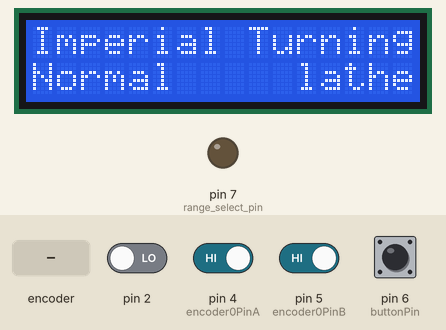
A sketch run on a simulated Arduino Uno, built with avr-gcc and run on an emulated ATmega328P. On the bench: 16×2 character LCD, output pins drawn as LEDs (lit = HIGH). Inputs (shaded band) come from the test bench; at power-on: pin 4 (encoder0PinA), pin 5 (encoder0PinB), pin 6 (buttonPin) HIGH, pin 2 LOW.

Above: at 1.2 s.
1.3 s: pin 6 (buttonPin) pulled LOW for 0.15 s
At 2.6 s:
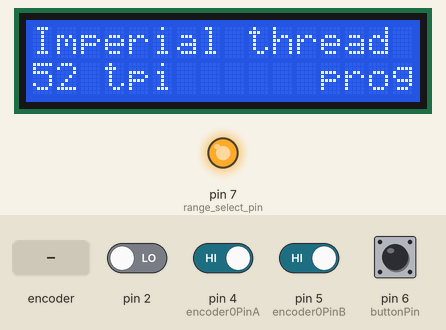
2.9 s: rotary encoder on pin 4 (encoder0PinA) / pin 5 (encoder0PinB) turned 3 steps (first pin leading)
At 4.1 s:
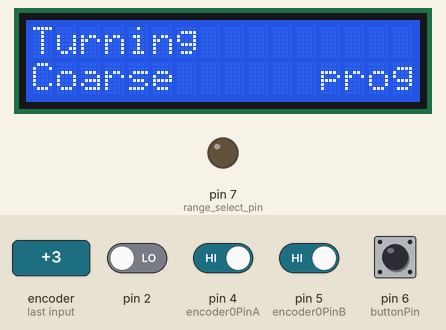
5.0 s: pin 6 (buttonPin) pulled LOW for 1 s
At 7.2 s:
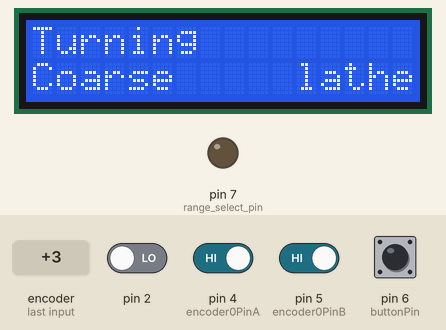
7.5 s: pin 6 (buttonPin) pulled LOW for 3.2 s
At 11.9 s:
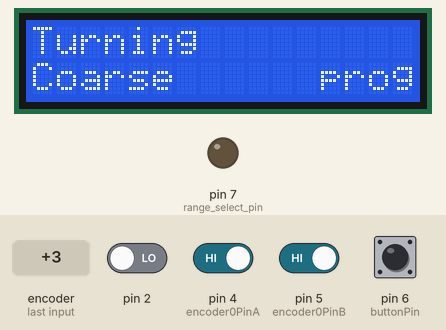
12.2 s: rotary encoder on pin 4 (encoder0PinA) / pin 5 (encoder0PinB) turned 1 step (first pin leading)
At 13.3 s:
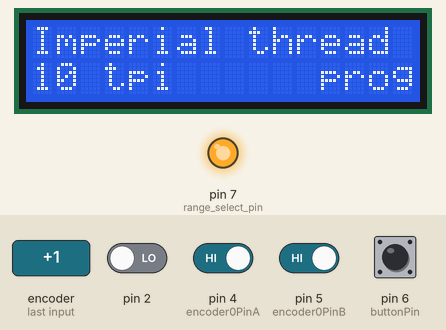
13.9 s: pin 6 (buttonPin) pulled LOW for 0.15 s
At 15.2 s:
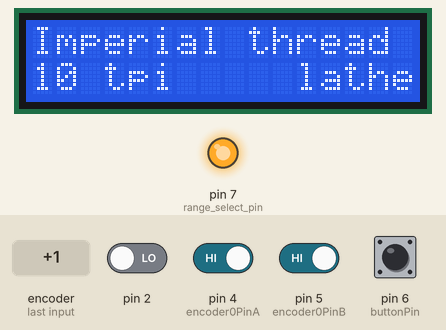
Timing chart, 0 to 16.5 s (numbered marks = the images above; inputs shaded):
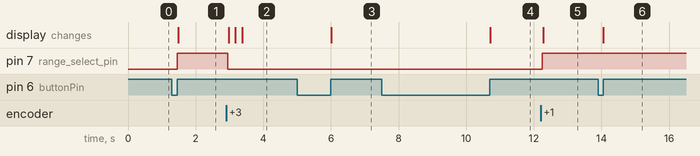

Measured:
- after the input at 1.3 s, pin 7 (range_select_pin): LOW → HIGH after 0.16 s; the display: changes after 0.18 s (image 1)
- after the input at 2.9 s, pin 7 (range_select_pin): HIGH → LOW after 0.05 s; the display: first changes after 0.08 s (image 2 shows a later state)
- after the input at 5.0 s, the display: changes after 1.0 s (image 3)
- after the input at 7.5 s, the display: changes after 3.2 s (image 4)
- after the input at 12.2 s, pin 7 (range_select_pin): LOW → HIGH after 0.05 s; the display: changes after 0.08 s (image 5)
- after the input at 13.9 s, the display: changes after 0.16 s (image 6)

The sketch:

PELS_1_0.ino
```cpp
// (licence header left out)
#include <Wire.h>
#include <Adafruit_RGBLCDShield.h>
 Adafruit_RGBLCDShield lcd = Adafruit_RGBLCDShield();
 int stepper_pin=13;                    //the output pin for the stepper pin for the motor driver
 int encoder0PinA = 4;                  //the input pin for knob rotary encoder 'I' input
 int encoder0PinB = 5;                  //the input pin for knob rotary encoder 'Q' input
 int buttonPin=6;                       // the button for the knob rotary encoder push button line
 int range_select_pin=7;                // the pin for the output to drive the LS7184 from mode 0 to mode 2
 int menu = 1;                          // the parameter for the menu select
 int tpi=128;                           //a parameter to indicate the number of threads/inch
 int encoder0PinALast = LOW;            //a dummy parameter for the rotary encoder quad select algorithm
 int n = HIGH;                          //another dummy parameter for the rotary encoder quad select algorithm
 int state=HIGH;
 int previous=LOW;
 int reading=HIGH;
 int newButtonState = 0;              //a parameter for the button push algorithm
 int oldButtonState=0;                //a parameter for the button push algorithm
 int mode_select=1;                   // a parameter to define the programming versus operation settings
 volatile long input_counter=0;       //a parameter for the interrupt to count input pulses
 volatile long output_counter=0;
 volatile int divisor=128;       //defines the divisor for the initial condition which is turning-normal (divisor 128)


 void setup() {
   pinMode (encoder0PinA,INPUT);        //input for the Q channel of the switch rotary encoder
   pinMode (encoder0PinB,INPUT);        //input for the I channel of the switch rotary encoder
   pinMode (buttonPin,INPUT_PULLUP);    //input for the button of the switch rotary encoder
   pinMode (range_select_pin,OUTPUT);   // set up digital pin "range_select_pin" to digital output to change the state of the LS7184 quad chip with HIGH giving 4x pulse number and LOW giving 1x pulse number
   lcd.begin(16,2);
   pinMode(stepper_pin, OUTPUT);
   attachInterrupt(0, count, RISING);  // enable the interrupt for Arduino pin 2 which is interrupt "0"
  //This next section starts the system to Nnormal Imperial Turning
   lcd.setCursor(0,0);
   lcd.print("Imperial Turning");
   lcd.setCursor(0,1);
   lcd.print("Normal ");
        }


void button()          //detects when the rotary switch button is pushed and toggles between either programming or locked states
 {
    newButtonState = digitalRead(buttonPin);       // Get the current state of the button
      if (newButtonState == HIGH && oldButtonState == LOW) {    // Has the button gone high since we last read it?
        mode_select=1-mode_select;}
        oldButtonState = newButtonState;
         if (mode_select == 0)         {       //mode_select==0 for lathe operatoin
         lcd.setCursor(11,1);
         lcd.print("lathe");
            }
          else {
          lcd.setCursor(11,1);                // mode_select==1 for parameter programming
          lcd.print(" prog");
           }
      oldButtonState = newButtonState;
         }

 void count()                            //this is the interrupt routine for the division algorithm
  {
    input_counter++;
    if(input_counter%divisor==0)        //if true deliver a pulse every 'divisor' pulses
   {
    digitalWrite(stepper_pin,HIGH);
    delayMicroseconds(10);                                      // gives a 10 microsecond pulse  on the stepper_pin
    digitalWrite(stepper_pin,LOW);
    output_counter++;                                          // incremented the output_counter for each output pulse.  Useful for trouble shooting but not actually needed
    }
    }

 void thread_parameters()                                           //this defines the parameters for the thread and turning for both metric and imperial threads
 {
  if(mode_select==1)
          {
           n = digitalRead(encoder0PinA);                                        //Selecting the Thread and Turning Parameters
                 if ((encoder0PinALast == LOW) && (n == HIGH)) {                 //true if button got pushed?
                       if (digitalRead(encoder0PinB) == LOW) {                   //this is the quadrature routine for the rotary encoder
                       menu++;
                 } else {
                       menu--;
                 }

                  if(menu>17){                                      //the next four lines allows the rotary select to go around the menu as a loop in either direction
                             menu=1;
                             }
                  if(menu<1){
                             menu=17;
                             }
                                 switch(menu) {
                                             case(1):     divisor=128;       tpi=64;      break;  // Normal Turning
                                             case(2):     divisor=166;       tpi=116;     break;  // Fine Turning
                                             case(3):     divisor=64;        tpi=32;      break;  // Course Turning
                                             case(4):     divisor=10;        tpi=10;      break;
                                             case(5):     divisor=11;        tpi=11;      break;
                                             case(6):     divisor=12;        tpi=12;      break;
                                             case(7):     divisor=13;        tpi=13;      break;
                                             case(8):     divisor=16;        tpi=16;      break;
                                             case(9):     divisor=20;        tpi=20;      break;
                                             case(10):    divisor=24;        tpi=24;      break;
                                             case(11):    divisor=28;        tpi=28;      break;
                                             case(12):    divisor=32;        tpi=32;      break;
                                             case(13):    divisor=36;        tpi=36;      break;
                                             case(14):    divisor=42;        tpi=42;      break;
                                             case(15):    divisor=44;        tpi=44;      break;
                                             case(16):    divisor=48;        tpi=48;      break;
                                             case(17):    divisor=52;        tpi=52;      break;

                                             }
                                                     if(menu<4){
                                                           digitalWrite(range_select_pin,LOW);
                                                     switch(menu) {
                                                           case(1):     lcd.setCursor(0,0);     lcd.print("Turning         ");     lcd.setCursor(0,1);     lcd.print("Normal ");     break;
                                                           case(2):     lcd.setCursor(0,0);     lcd.print("Turning         ");     lcd.setCursor(0,1);     lcd.print("Fine   ");     break;
                                                           case(3):     lcd.setCursor(0,0);     lcd.print("Turning         ");     lcd.setCursor(0,1);     lcd.print("Coarse ");     break;
                                                                   }}
                                                     else {
                                                           digitalWrite(range_select_pin,HIGH);
                                                      {
                                                   lcd.setCursor(0,0);     lcd.print("Imperial thread ");     lcd.setCursor(0,1);     lcd.print(tpi);    lcd.print(" tpi ");

                                             }}}
                  encoder0PinALast = n;

 }
 }


   void loop()
   {
   button();
   thread_parameters();
    }
```
